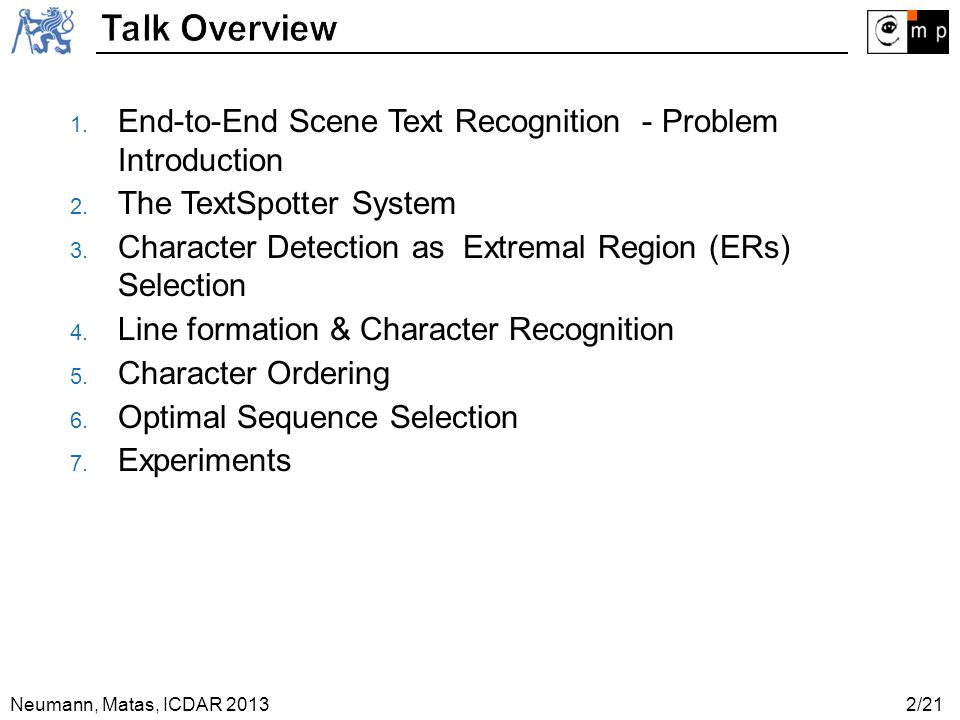
#> input picture images/ideal.jpg, 960 x 720 px
$ python -i get_lines.py   (imports and definitions only)   (Python 2 division)   (older library calls are emulated)
#> lines starting #> are read from the running program, lines starting #| are printed output that depends on the picture; after the words box and inside, x2 and y2 are one past the last pixel; in counts of white or black regions, pixels touching at a corner belong together
#> further down, picture is the input picture: shape (720, 960, 3); mean B, G, R 243.7, 243.6, 243.5
import scipy
import numpy as np
import cv2
import matplotlib.pyplot as plt

def mareHistogram(img):
	#//col or row histogram?=
    sz=img.shape[0]
    mhist = np.zeros([1, sz], dtype="uint8")
    maxi=-1
    inn=-1
    for i in range(sz):
        data=img[i,:]
        v=cv2.countNonZero(data)
        mhist[0,i]=v
        if(v>maxi):
            maxi=v
            inn=i

        #data=np.array([1,sz[i]])

	histo=np.zeros((sz , maxi),dtype="uint8")
	#plt.imshow(histo,aspect="auto")
	#plt.show()
	for i in range(sz):
		for j in range(mhist[0,i]):
			histo[i,j]=(255)
    return histo

def get_lines_list(img):
    cv2.imshow("Display_Window" , img)
    cv2.waitKey(1000)
    cv2.destroyAllWindows()
    gray_img=cv2.cvtColor(img , cv2.COLOR_BGR2GRAY)
    _,th1=cv2.threshold(gray_img , 127 , 255 , cv2.THRESH_BINARY)
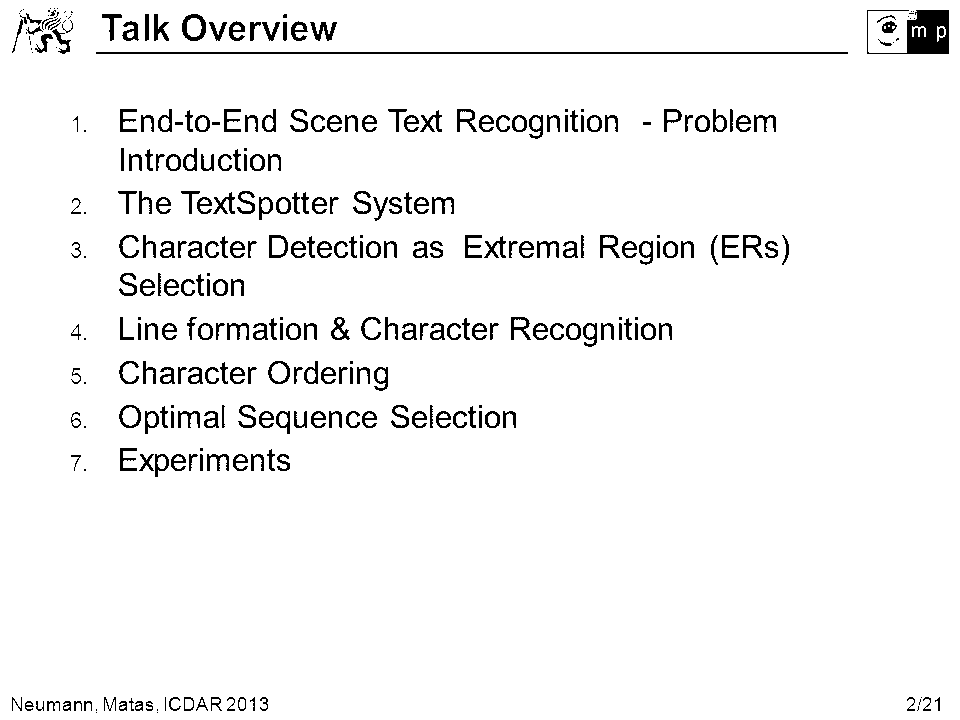
#> th1: shape (720, 960); 95.6% white; 320 black regions (61 under 20 px), largest, box (x1, y1, x2, y2) and area: (867, 10, 949, 54) 1700, (96, 52, 848, 54) 1504, (182, 14, 206, 41) 298
    _,th2=cv2.threshold(gray_img , 0 , 255 , cv2.THRESH_BINARY+cv2.THRESH_OTSU)
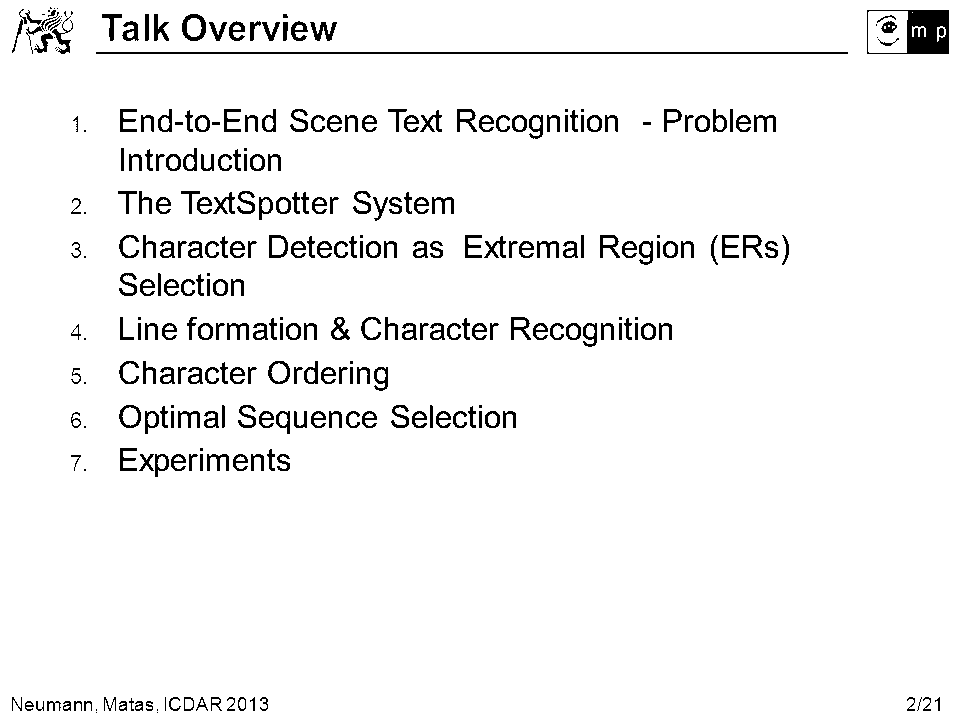
#> th2: shape (720, 960); 95.4% white; 304 black regions (46 under 20 px), largest, box (x1, y1, x2, y2) and area: (867, 10, 949, 54) 1786, (96, 52, 848, 54) 1504, (182, 14, 206, 41) 301
    blur1=cv2.GaussianBlur(gray_img , (5,5),0,0)
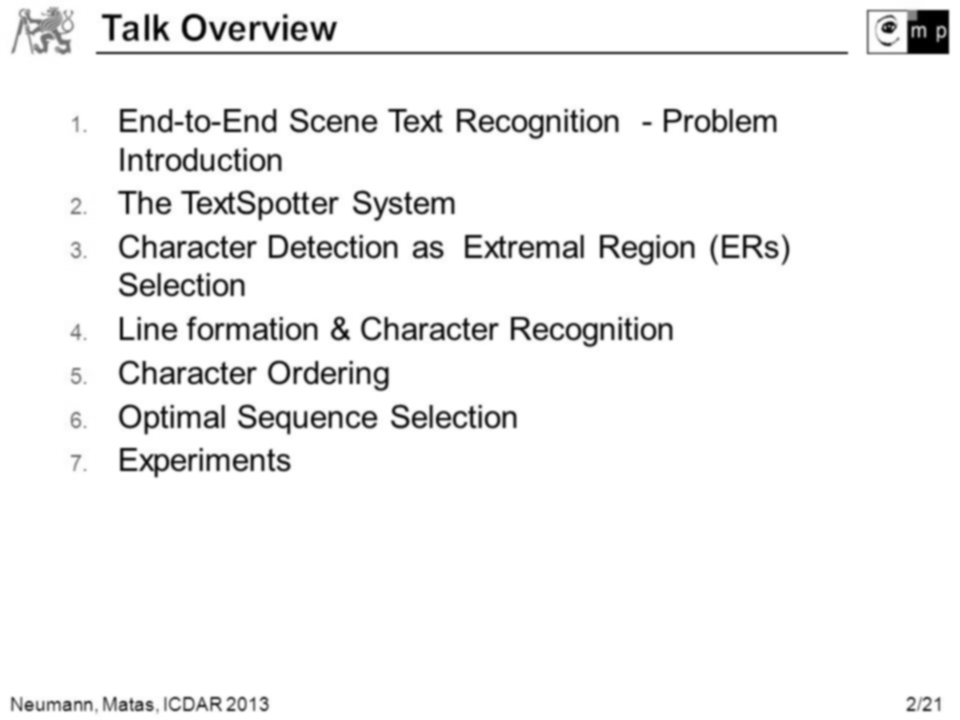
#> blur1: shape (720, 960); min 0, max 255, mean 243.5
    _,ret=cv2.threshold(blur1 , 0 , 255 , cv2.THRESH_BINARY+cv2.THRESH_OTSU)
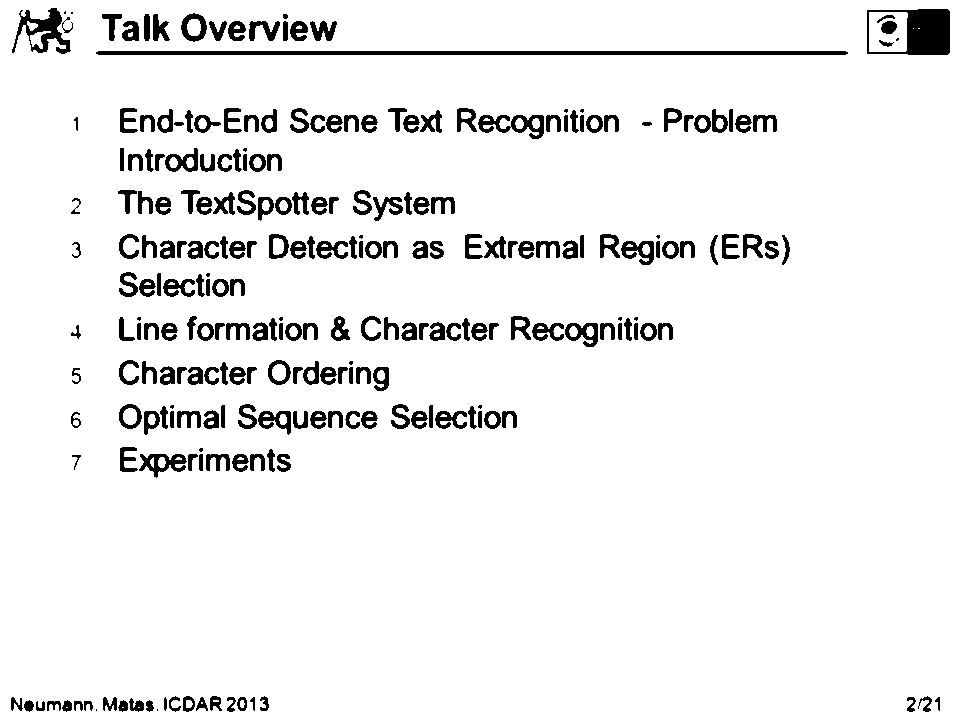
#> ret: shape (720, 960); 93.6% white; 253 black regions (19 under 20 px), largest, box (x1, y1, x2, y2) and area: (96, 51, 848, 55) 3000, (867, 9, 950, 55) 2193, (12, 8, 71, 54) 1084
    # [6 lines of commented-out code are left out]

    edge=cv2.Canny(ret,50,150,3)
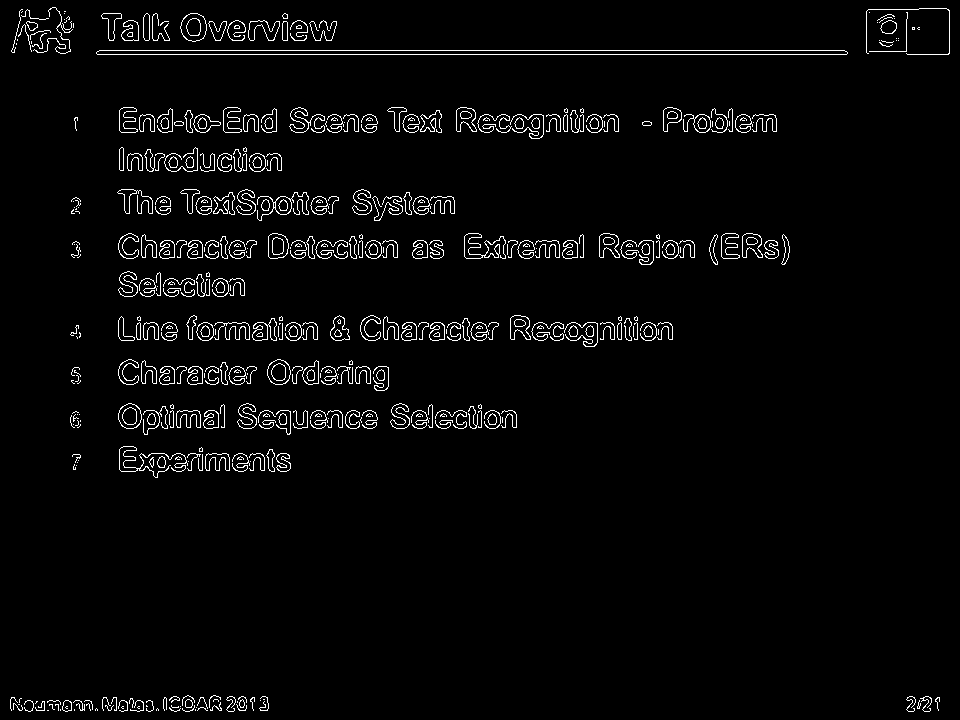
#> edge: shape (720, 960); 3% white in thin lines or dots
    vHisto=mareHistogram(edge)
#> the loop in mareHistogram, `for i in range(sz):` made 720 passes
#> (v, maxi) on passes 1, 8, 9, 10, 22, 41, 51, 55: (0, 0), (4, 4), (31, 31), (59, 59), (82, 82), (111, 111), (758, 758), (792, 792)
#> v on passes 2 to 7: 0, 0, 0, 0, 0, 0
#> after the loop in mareHistogram, `for i in range(sz):`:
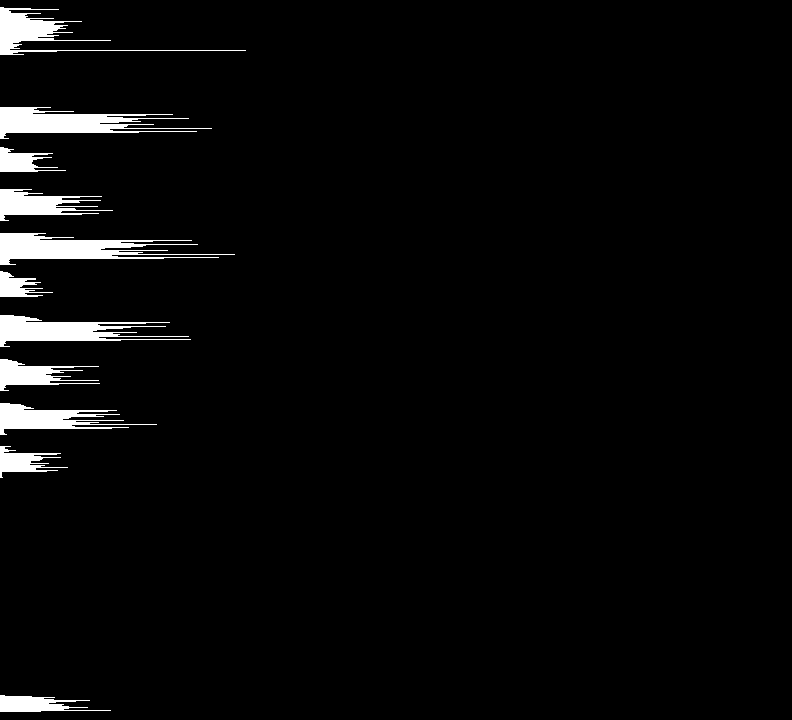
#> histo: shape (720, 792); 3.4% white; 11 white regions, largest, box (x1, y1, x2, y2) and area: (0, 233, 235, 265) 3233, (0, 107, 212, 139) 3019, (0, 315, 191, 347) 2672
#> after the loop in mareHistogram, `for i in range(sz):`: inn = 54; maxi = 792
    st=False
    beg=0
    count=0
    list1= []
    for i in range(vHisto.shape[0]):
        for j in range(vHisto.shape[1]):
            count+=1
            pixel=vHisto[i,j]
            if(pixel==0):
                if(st==False):
                    if(j>15):
                        st=True
                        beg=i
                        tup1 = (beg,)
                    else:
                        break
                else:
                    if(j<15):
                        end=i
                        if((end - beg)>10):
                        	tup2 = (end,)
                        	tup3 = tup1 + tup2
                        	list1.append(tup3)
                        st=False
                        break
#> after the loop, beg = 696; count = 211662; list1 = [(13, 43), (107, 133), (153, 172), (192, 215), (233, 259), (278, 297), (316, 341), (361, 385), (404, 429), (453, 472), (696, 712)]; tup1 = (696,)
    for i in range(len(list1)):
    	print (list1[i])
#> this loop made 11 passes
#| (13, 43)
#| (107, 133)
#| (153, 172)
#| (192, 215)
#| (233, 259)
#| (278, 297)
#| (316, 341)
#| (361, 385)
#> (further printed lines are left out)

    return list

>>> import cv2
>>> picture = cv2.imread('images/ideal.jpg')
>>> result = get_lines_list(picture)

$ run again, on images/image20.jpg
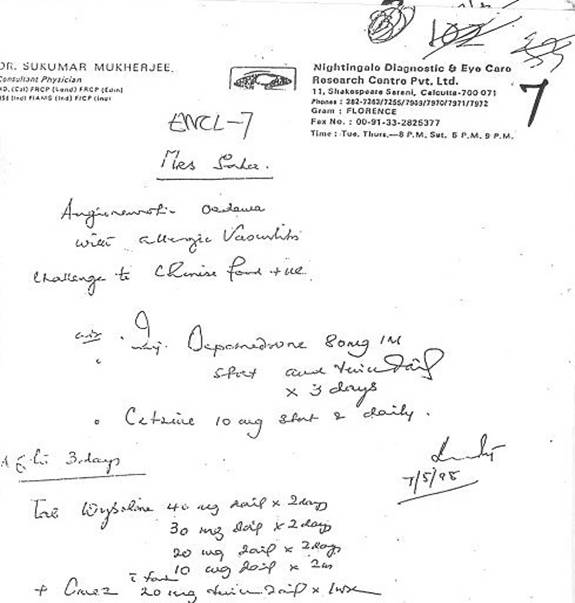
#> input picture images/image20.jpg, 575 x 603 px
#> picture is the input picture: shape (603, 575, 3); min 0, max 255, mean 245.7
#> th1: shape (603, 575); 97.2% white; black in thin lines or dots
#> th2: shape (603, 575); 94.7% white; black in thin lines or dots
#> ret: shape (603, 575); 91% white; 211 black regions (37 under 20 px), largest, box (x1, y1, x2, y2) and area: (367, 0, 416, 44) 1168, (228, 66, 297, 91) 1113, (422, 15, 523, 60) 1106
#> in get_lines_list, `edge=cv2.Canny(ret,50,150,3)`:
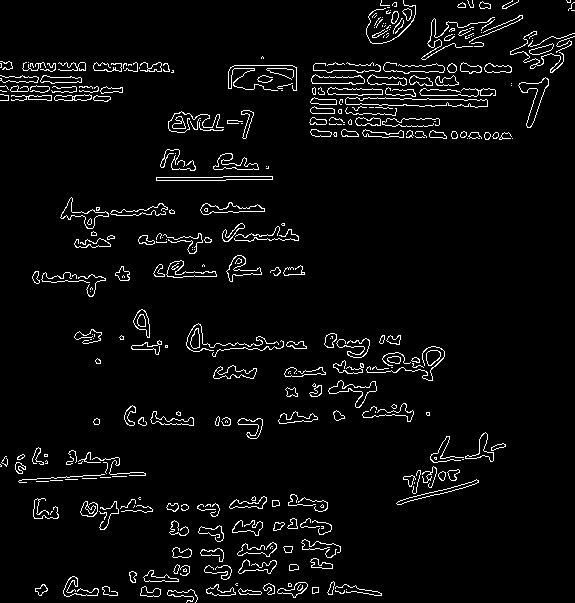
#> edge: shape (603, 575); 4.3% white in thin lines or dots
#> the loop in mareHistogram, `for i in range(sz):` made 603 passes
#> (v, maxi) on passes 1, 2, 3, 6, 23, 47, 64, 66: (8, 8), (10, 10), (21, 21), (32, 32), (36, 36), (46, 46), (119, 119), (169, 169)
#> after the loop in mareHistogram, `for i in range(sz):`:
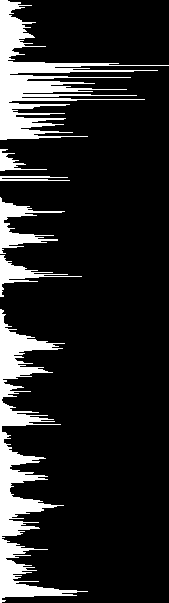
#> histo: shape (603, 169); 14.7% white; 6 white regions, box (x1, y1, x2, y2) and area: (0, 309, 88, 603) 6715, (0, 0, 169, 140) 5854, (0, 197, 65, 254) 1121, (0, 255, 82, 297) 731, (0, 149, 47, 171) 305, (0, 176, 70, 181) 238
#> after the loop in mareHistogram, `for i in range(sz):`: inn = 65; maxi = 169
#> after the loop in get_lines_list, `for i in range(vHisto.shape[0]):`: beg = 581; count = 60062; list1 = [(17, 48), (62, 74), (75, 101), (112, 139), (205, 217), (233, 245), (266, 279), (332, 355), (356, 379), (411, 426), (452, 465), (470, 483), (497, 517), (521, 536), (543, 554), (563, 574), (581, 597)]; tup1 = (581,)
#> the loop in get_lines_list, `for i in range(len(list1)):` made 17 passes
#| (17, 48)
#| (62, 74)
#| (75, 101)
#| (112, 139)
#| (205, 217)
#> (further printed lines are left out)

$ run again, on images/image22.jpg
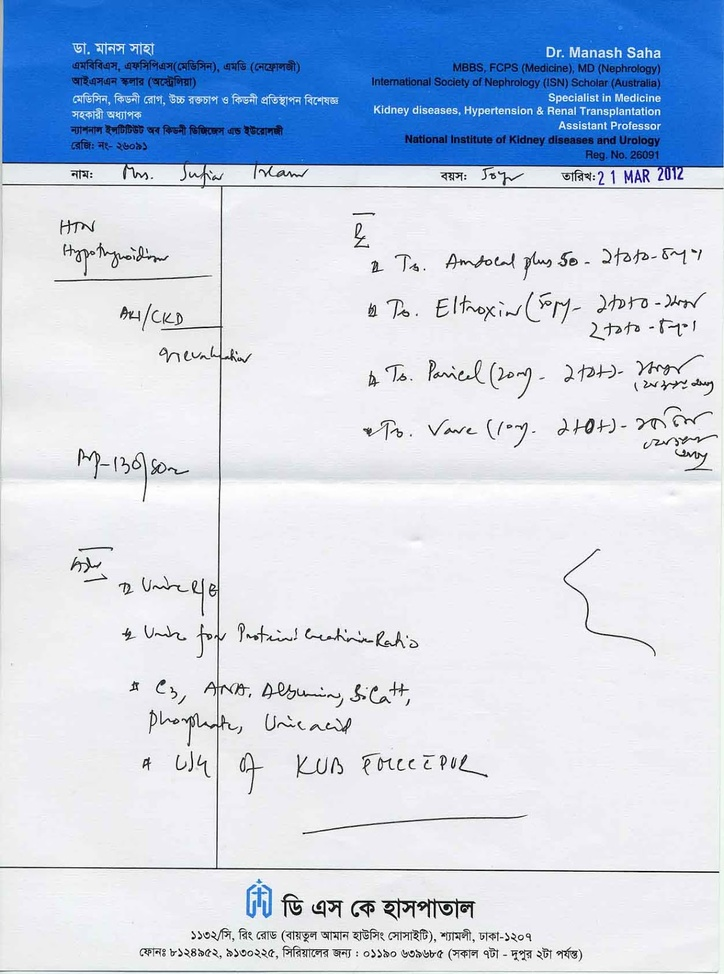
#> input picture images/image22.jpg, 724 x 974 px, shrunk from 1189 x 1600 before the run
#> picture is the input picture: shape (974, 724, 3); mean B, G, R 230.3, 210.2, 197.3
#> th1: shape (974, 724); 81.3% white; 508 black regions (307 under 20 px), largest, box (x1, y1, x2, y2) and area: (0, 0, 724, 873) 117527, (417, 899, 475, 919) 427, (303, 816, 524, 834) 302
#> th2: shape (974, 724); 80.4% white; 341 black regions (123 under 20 px), largest, box (x1, y1, x2, y2) and area: (0, 0, 724, 873) 120355, (417, 898, 476, 919) 479, (302, 815, 527, 834) 380
#> ret: shape (974, 724); 79.7% white; 284 black regions (72 under 20 px), largest, box (x1, y1, x2, y2) and area: (0, 0, 724, 664) 121425, (0, 672, 719, 873) 1976, (382, 899, 475, 920) 1000
#> in get_lines_list, `edge=cv2.Canny(ret,50,150,3)`:
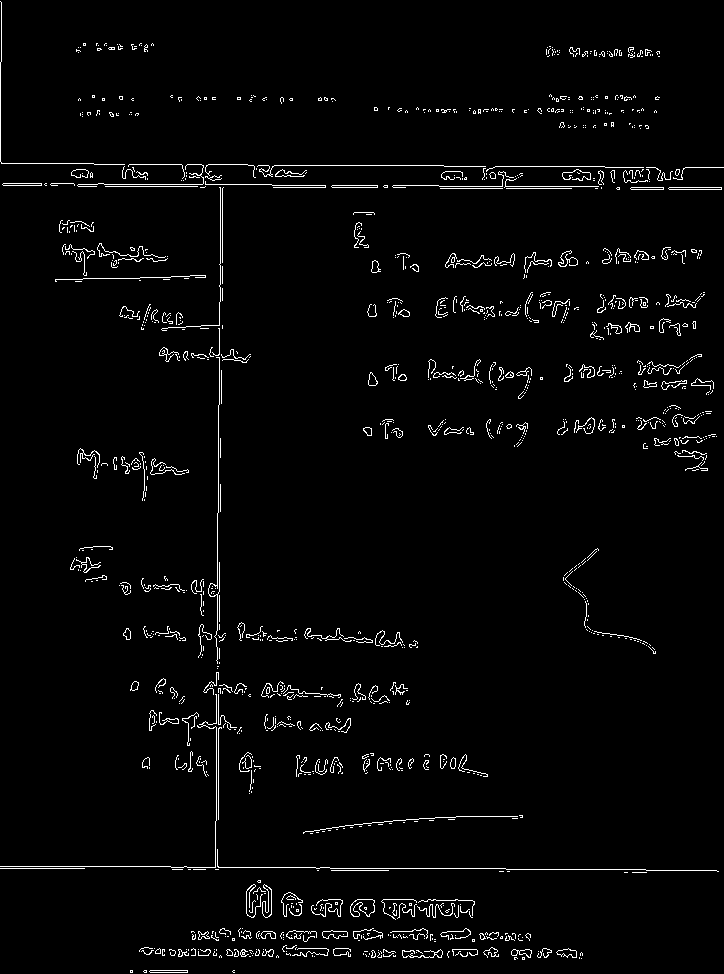
#> edge: shape (974, 724); 2.6% white in thin lines or dots
#> the loop in mareHistogram, `for i in range(sz):` made 974 passes
#> (v, maxi) on passes 1, 2, 44, 45, 46, 48, 49, 50: (0, 0), (1, 1), (11, 11), (14, 14), (16, 16), (24, 24), (25, 25), (39, 39)
#> after the loop in mareHistogram, `for i in range(sz):`:
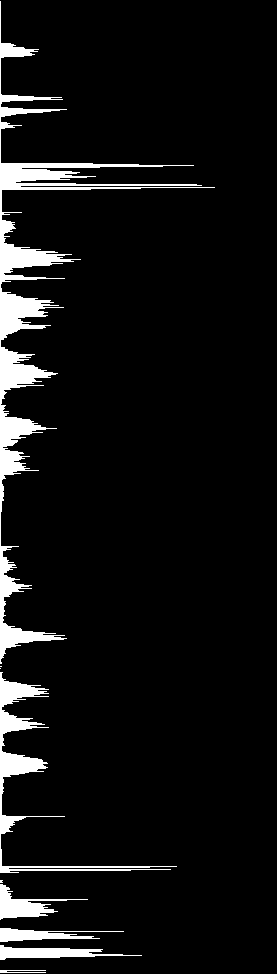
#> histo: shape (974, 277); 6.5% white; 9 white regions (3 under 20 px), largest, box (x1, y1, x2, y2) and area: (0, 1, 215, 664) 11417, (0, 672, 177, 873) 3270, (0, 884, 88, 920) 1038, (0, 945, 142, 960) 1008, (0, 928, 124, 942) 805, (0, 970, 46, 973) 99
#> after the loop in mareHistogram, `for i in range(sz):`: inn = 186; maxi = 277
#> after the loop in get_lines_list, `for i in range(vHisto.shape[0]):`: beg = 972; count = 97377; list1 = [(163, 190), (247, 268), (294, 332), (352, 363), (364, 388), (417, 439), (628, 647), (682, 700), (716, 731), (754, 775), (899, 918), (929, 941)]; tup1 = (972,)
#> the loop in get_lines_list, `for i in range(len(list1)):` made 12 passes
#| (163, 190)
#| (247, 268)
#| (294, 332)
#| (352, 363)
#| (364, 388)
#> (further printed lines are left out)
